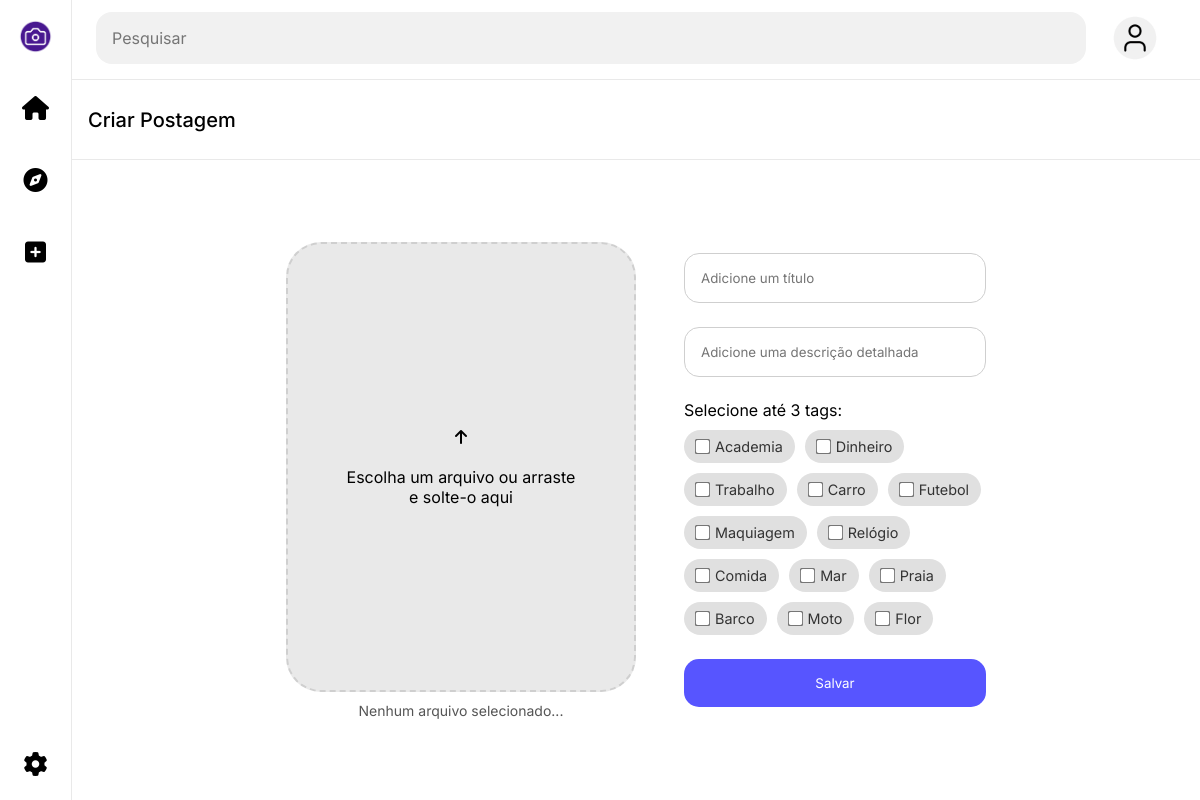
/hub/form/, run on the app's committed database.
### hub/models.py (models this page shows)
class Tag(models.Model):
    nome = models.CharField(max_length=255)
    def __str__(self):
        return self.nome

### hub/views.py (the view)
# urls.py: path('hub/form/', views.form, name='form'),
def form(request):
    data = {}
    data['form'] = ClienteForm()
    return render(request, 'hub/form.html', data)

### hub/form.py
class ClienteForm(ModelForm):
    class Meta:
        model = Cliente
        fields = "__all__"
        widgets = {
            'tags': forms.CheckboxSelectMultiple(),
        }
    def __init__(self, *args, **kwargs):
        super(ClienteForm, self).__init__(*args, **kwargs)
        for field in self.fields:
            self.fields[field].widget.attrs.update({'class': 'form-control'})
        self.fields['tags'].required = True  # ← obrigatório!
        self.fields['tags'].widget.attrs.pop('class', None)

### hub/templates/hub/form.html (shortened to what this page needs)
{% extends 'base.html' %}
{% load widget_tweaks %}
{% load static %}
{% block content %}
<div class="header">
    <h1>Criar Postagem</h1>
</div>
<form action="{% if cliente %}/hub/update/{{ cliente.id }}/{% else %}/hub/create/{% endif %}"
      method="POST" enctype="multipart/form-data">
    <div class="form-content">
        <div class="form-1">
            <label for="file" class="drop-area" id="drop-area">
                <p><i class="fa-solid fa-arrow-up"></i><br><br>Escolha um arquivo ou arraste<br>e solte-o aqui</p>
            </label>
            <div class="file-name-div">
                <span id="file-name">Nenhum arquivo selecionado...</span>
            </div>
        </div>
        <div class="form-2">
            <input type="text" placeholder="Adicione um título" name="titulo" required>
            <input type="text" placeholder="Adicione uma descrição detalhada" name="descricao" required>
            <div class="tags-wrapper">
                <label>Selecione até 3 tags:</label>
                <div class="tag-options">
                    {% for checkbox in form.tags %}
                        <label class="tag-chip">
                            {{ checkbox.tag }} {{ checkbox.choice_label }}
                        </label>
                    {% endfor %}
                </div>
            </div>
            <button type="submit">Salvar</button>
        </div>
    </div>
</form>
{% endblock %}

### hub/templates/hub/form.html (style rules this page uses)
.tag-options { display: flex; flex-wrap: wrap; gap: 10px; margin-top: 10px; }
.tag-chip { display: flex; align-items: center; gap: 6px; background-color: #e0e0e0; color: #333; padding: 8px 12px; border-radius: 20px; cursor: pointer; font-size: 0.9rem; transition: background 0.3s ease; }
.tag-chip input[type="checkbox"] { accent-color: #5755ff; transform: scale(1.2); }
.drop-area { display: flex; flex-direction: column; align-items: center; justify-content: center; width: 100%; height: 150px; border: 2px dashed #6200ea; border-radius: 10px; background-color: #f8f8f8; text-align: center; cursor: pointer; transition: background-color 0.3s ease-in-out; }
#file-name { font-size: 14px; color: #555; display: block; }

### data on the page
Tag: choice_label "Academia"
Tag: choice_label "Dinheiro"
Tag: choice_label "Trabalho"
Tag: choice_label "Carro"
Tag: choice_label "Futebol"
Tag: choice_label "Maquiagem"
Tag: choice_label "Relógio"
Tag: choice_label "Comida"
Tag: choice_label "Mar"
Tag: choice_label "Praia"
Tag: choice_label "Barco"
Tag: choice_label "Moto"
Tag: choice_label "Flor"
